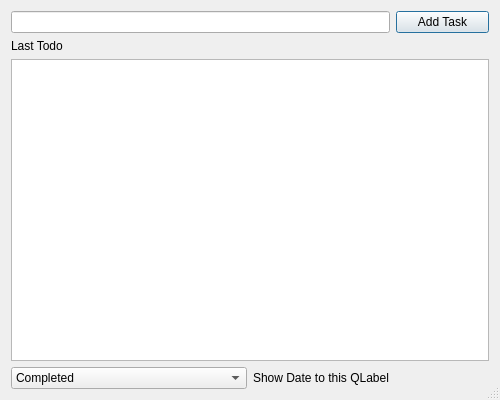
<?xml version="1.0" encoding="UTF-8"?>
<ui version="4.0">
 <class>Dialog</class>
 <widget class="QDialog" name="Dialog">
  <property name="geometry">
   <rect>
    <x>0</x>
    <y>0</y>
    <width>500</width>
    <height>400</height>
   </rect>
  </property>
  <property name="windowTitle">
   <string>TODO</string>
  </property>
  <property name="autoFillBackground">
   <bool>true</bool>
  </property>
  <property name="sizeGripEnabled">
   <bool>true</bool>
  </property>
  
  <!-- Main Layout -->
  <layout class="QVBoxLayout" name="mainLayout">
  
   <!-- Input Layout -->
   <item>
    <layout class="QHBoxLayout" name="inputLayout">
     <item>
      <widget class="QLineEdit" name="lineEdit">
       <property name="maximumSize">
        <size>
         <width>379</width>
         <height>32</height>
        </size>
       </property>
      </widget>
     </item>
     <item>
      <widget class="QPushButton" name="addTaskButton">
       <property name="text">
        <string>Add Task</string>
       </property>
      </widget>
     </item>
    </layout>
   </item>
   
   <!-- Task List Layout -->
   <item>
    <layout class="QVBoxLayout" name="taskListLayout">
     <item>
      <widget class="QLabel" name="label">
       <property name="text">
        <string>Last Todo</string>
       </property>
      </widget>
     </item>
     <item>
      <widget class="QListWidget" name="taskList"/>
     </item>
    </layout>
   </item>
   
   <!-- Status ComboBox and Date Layout -->
   <item>
    <layout class="QHBoxLayout" name="statusLayout">
     <item>
      <widget class="QComboBox" name="filterBox">
       <item>
        <property name="text">
         <string>Completed</string>
        </property>
       </item>
       <item>
        <property name="text">
         <string>Pending</string>
        </property>
       </item>
      </widget>
     </item>
     <item>
      <widget class="QLabel" name="label_2">
       <property name="text">
        <string>Show Date to this QLabel</string>
       </property>
      </widget>
     </item>
    </layout>
   </item>
   
  </layout>

 </widget>
 <resources/>
 <connections/>
</ui>
